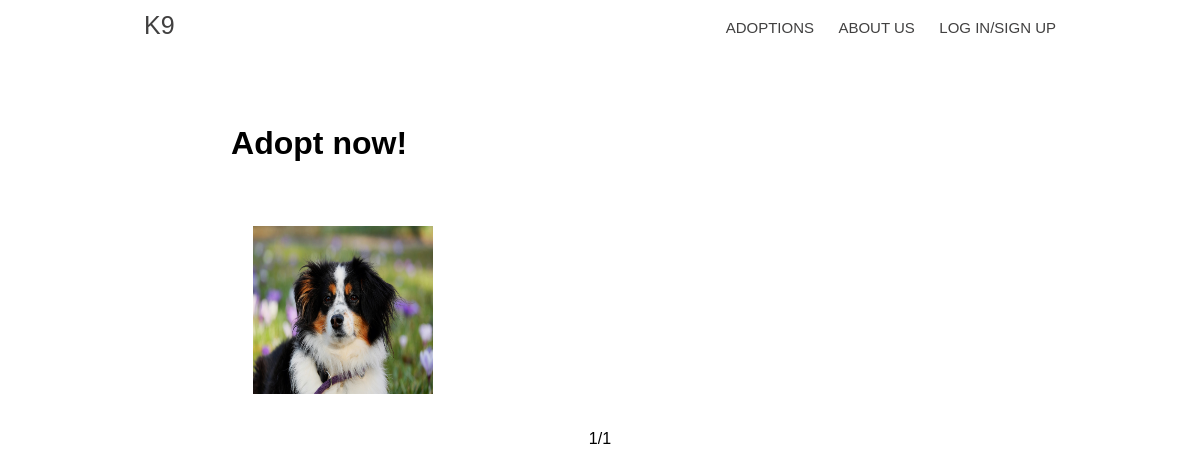
Page /adoptions on the earlier database version.
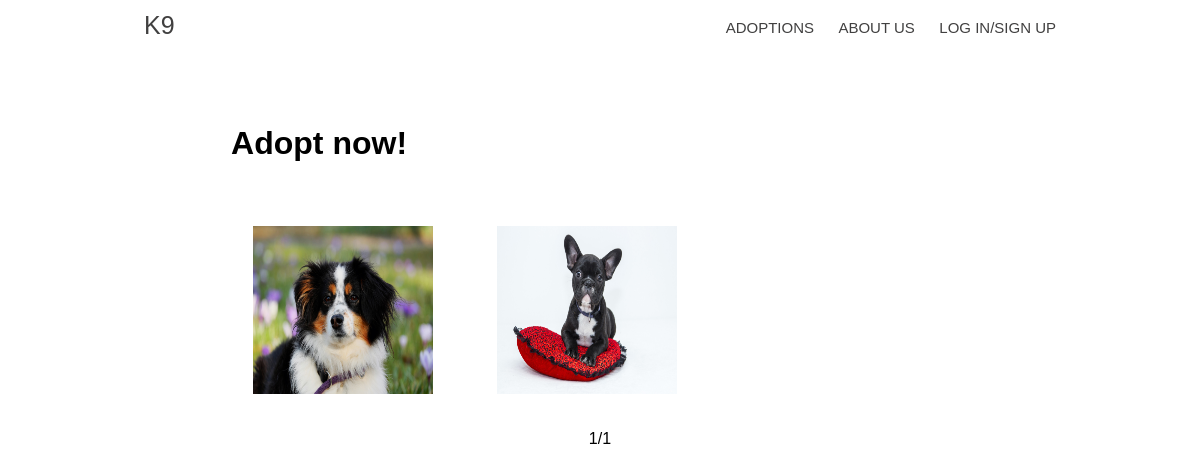
Same page on the later database version.
### models.py (models this page shows)
class Post(DB.Model):
    id = DB.Column(DB.Integer, primary_key=True)
    text = DB.Column(DB.Text(), nullable=False)
    title = DB.Column(DB.String(20), nullable=False)
    gender = DB.Column(DB.String(6))
    age = DB.Column(DB.Integer)
    user_id = DB.Column(DB.Integer, DB.ForeignKey('user.id'), nullable=False)
    comments = DB.relationship('Comment', backref='post', lazy=True)
    tags = DB.relationship('Tag', secondary=POST_TAG)
    bones = DB.relationship('User', secondary=BONES_USER_POST)
    date = DB.Column(DB.DateTime, default=datetime.utcnow)
    images = DB.relationship('Image', backref='post', lazy=True)

class Image(DB.Model):
    id = DB.Column(DB.Integer, primary_key=True)
    name = DB.Column(DB.String, nullable=False)
    post_id = DB.Column(DB.Integer, DB.ForeignKey('post.id'), nullable=False)

### main.py (the view)
@APP.route('/adoptions', methods=['GET', 'POST'])
def adoptions():
    arguments = request.args
    if 'page' in arguments:
        page_number = int(arguments['page'])
    else:
        page_number = 1
    count = 9
    total = Post.query.count()
    pag = Paginator(page_number, count, total)
    posts = Post.query.offset((page_number-1)*count).limit(count).all()
    return render_template('adoptions.html', posts=posts, paginator=pag)

### main.py (called while the page is built)
def is_admin(user):
    if hasattr(user, 'rank') and user.rank == _ADMIN_RANK_:
        return True
    else:
        return False

    @property
    def pages(self):
        return int(ceil(float(self.total)/self.per_page))

    @property
    def has_next(self):
        return self.page < self.pages

    @property
    def has_prev(self):
        return self.page > 1

### templates/adoptions.html (shortened to what this page needs)
{%extends "base.html"%}
{%block links%}
<link href="{{url_for('static', filename='css/adopt.css') }}"
rel="stylesheet" type="text/css">
{%endblock%}
{%block content%}
<div class="content">
<h1>Adopt now!</h1>
{%for post in posts%}
        <a href="dog?id={{post.id}}" target="blank">
            <div class="item">
                {%if post.images|length>0%}
                    <img src="{{url_for('static',filename='uploads/images/'+post.images[0].name)}}" alt="dog">
                {%else%}
                    <img src="{{url_for('static',filename='img/unknown.png')}}" alt="dog">
                {%endif%}
            </div>
        </a>
    {%endfor%}
    <div style="clear:both;text-align:center;">
            {{paginator.page}}/{{paginator.pages}}
        {%endblock%}

### templates/base.html (shortened to what this page needs)
<!DOCTYPE html>
<html lang="en">
<head>
    <link   href="{{url_for('static', filename='css/meniu.css') }}" rel="stylesheet" type="text/css">
    {%block links%}{%endblock%}
</head>
<body>
    <header class="main_h">
        <div class="row">
            <a class="logo" href="{{url_for('index')}}">K9</a>
            <nav>
                <ul>
                    <li><a href="{{url_for('adoptions')}}">Adoptions</a></li>
                    <li><a href="{{url_for('static',filename='page/about.html')}}">About us</a></li>
                    {%if current_user.is_authenticated%}
                    <li><a href="{{url_for('logout')}}">Logout</a></li>
                    {%else%}
                    <li><a href="{{url_for('login')}}">Log In/Sign Up</a></li>
                    {%endif%}
                </ul>
            </nav>
        </div>
    </header>
    <main>
    {% block content%}{%endblock%}
    </main>
</body>
</html>

### static/css/meniu.css (style rules this page uses)
.main_h { position: fixed; max-height: 70px; z-index: 999; width: 100%; left: 0px; color: rgb(65, 64, 64); top: 0px; background-color: rgba(255, 255, 255, 0.93); opacity: 1; overflow: hidden; font-family: "Montserrat", sans-serif; }
.logo { width: 50px; font-size: 25px; color: rgb(65, 64, 64); text-transform: uppercase; float: left; display: block; margin-top: 0; line-height: 2; margin-bottom: 10px; }
nav { float: right; width: 90%; }
nav ul { list-style: none; overflow: hidden; text-align: right; float: right; }
nav ul li { display: inline-block; margin-left: 20px; line-height: 1.5; }
nav ul a { color: rgb(65, 64, 64); text-transform: uppercase; font-size: 15px; }
.row { width: 100%; max-width: 80%; margin: 0 auto; position: relative; padding: 0 2%; }
* { box-sizing: border-box; font-family: "Montserrat", sans-serif; }
a { text-decoration: none; }
main { margin-top: 70px; }

### static/css/adopt.css (style rules this page uses)
.content { width: 100%; max-width: 70%; margin: 0 auto; padding: 2% 3%; }
h1 { padding: 10px; }
.item { max-height: 250px; margin: 1em; display: block; position: relative; overflow: hidden; max-width: 28%; float: left; }
.item img { height: 200px; width: 250px; padding: 1em; max-width: 100%; }
.item, .item * { box-sizing: border-box; }

Differences in the rows shown:
added Post: name (picture)
